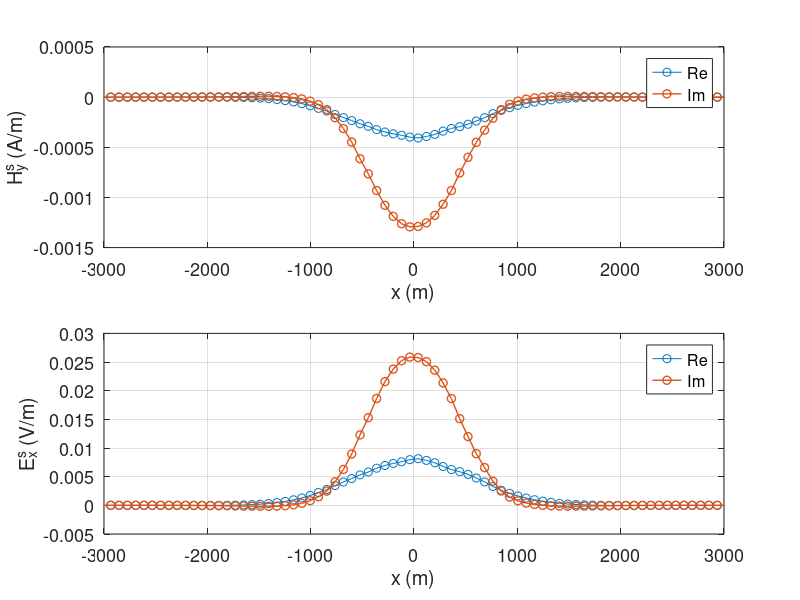

Recreate this plot in MATLAB.
clear all

Hy  = load('Hyfield.dat');
Exz = load('ExEzfield.dat');
res = load('Res_apar.dat');

N = length(Hy(:,1));

x = zeros(N,1);

xi = -8000;
xf =  8000;
dx = (xf - xi)/(N-1);

for i = 1:N
   x(i) = xi + (i-1)*dx; 
end

lw = 1;
fs = 13;

figure(1)
subplot(2,1,1)
plot(x,Hy(:,1),'-o',x,Hy(:,2),'-o','Linewidth',lw)
set(gca,'Fontsize',fs)
xlabel('x (m)')
ylabel('H_y^s (A/m)')
xlim([-3000 3000])
legend('Re','Im')
hold on
grid on
%grid

%figure
subplot(2,1,2)
plot(x,Exz(:,1),'-o',x,Exz(:,2),'-o','Linewidth',lw)
set(gca,'Fontsize',fs)
xlabel('x (m)')
ylabel('E_x^s (V/m)')
xlim([-3000 3000])
legend('Re','Im')
hold on
grid on
%grid

% figure
% subplot(3,1,3)
% plot(x,Exz(:,3),'-or',x,Exz(:,4),'-ob','Linewidth',lw)
% set(gca,'Fontsize',fs)
% xlabel('x (m)')
% ylabel('E_z^s (V/m)')
% legend('Re','Im')
% grid

% figure
% subplot(2,1,1)
% plot(x,res(:,1),'-or','Linewidth',lw)
% set(gca,'Fontsize',fs)
% xlabel('x (m)')
% ylabel('\rho_a (\Omega m)')
% legend('Resistividade')
% grid
% subplot(2,1,2)
% plot(x,res(:,2),'-or','Linewidth',lw)
% set(gca,'Fontsize',fs)
% xlabel('x (m)')
% ylabel('\phi (Graus)')
% legend('Fase')
% grid

